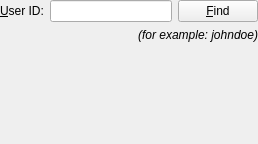
<ui version="4.0" >
 <class>MeanwhileAddUI</class>
 <widget class="QWidget" name="MeanwhileAddUI" >
  <property name="geometry" >
   <rect>
    <x>0</x>
    <y>0</y>
    <width>258</width>
    <height>144</height>
   </rect>
  </property>
  <property name="windowTitle" >
   <string>Add Sametime Contact</string>
  </property>
  <layout class="QVBoxLayout" >
   <property name="spacing" >
    <number>6</number>
   </property>
   <property name="margin" >
    <number>0</number>
   </property>
   <item>
    <layout class="QHBoxLayout" >
     <item>
      <widget class="QLabel" name="textLabel1" >
       <property name="toolTip" >
        <string>The user ID of the contact you would like to add.</string>
       </property>
       <property name="whatsThis" >
        <string>The user ID of the contact you would like to add.</string>
       </property>
       <property name="text" >
        <string>&amp;User ID:</string>
       </property>
       <property name="wordWrap" >
        <bool>false</bool>
       </property>
       <property name="buddy" >
        <cstring>contactID</cstring>
       </property>
      </widget>
     </item>
     <item>
      <widget class="QLineEdit" name="contactID" >
       <property name="toolTip" >
        <string>The user ID of the contact you would like to add.</string>
       </property>
       <property name="whatsThis" >
        <string>The user ID of the contact you would like to add.</string>
       </property>
      </widget>
     </item>
     <item>
      <widget class="QPushButton" name="btnFindUser" >
       <property name="toolTip" >
        <string>Find User ID</string>
       </property>
       <property name="whatsThis" >
        <string>Find User ID</string>
       </property>
       <property name="text" >
        <string>&amp;Find</string>
       </property>
      </widget>
     </item>
    </layout>
   </item>
   <item>
    <widget class="QLabel" name="textLabel3_2" >
     <property name="text" >
      <string>&lt;i>(for example: johndoe)&lt;/i></string>
     </property>
     <property name="alignment" >
      <set>Qt::AlignRight|Qt::AlignTrailing|Qt::AlignVCenter</set>
     </property>
     <property name="wordWrap" >
      <bool>false</bool>
     </property>
    </widget>
   </item>
   <item>
    <spacer name="spacer1" >
     <property name="sizeType" >
      <enum>QSizePolicy::Expanding</enum>
     </property>
     <property name="sizeHint" stdset="0" >
      <size>
       <width>20</width>
       <height>80</height>
      </size>
     </property>
    </spacer>
   </item>
  </layout>
 </widget>
 <layoutdefault spacing="6" margin="11" />
 <pixmapfunction>qPixmapFromMimeSource</pixmapfunction>
 <resources/>
 <connections/>
</ui>
